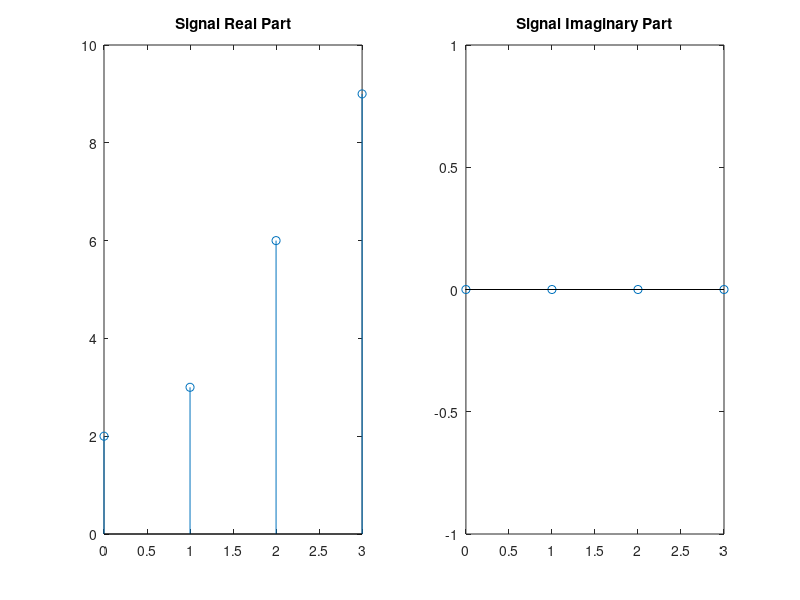
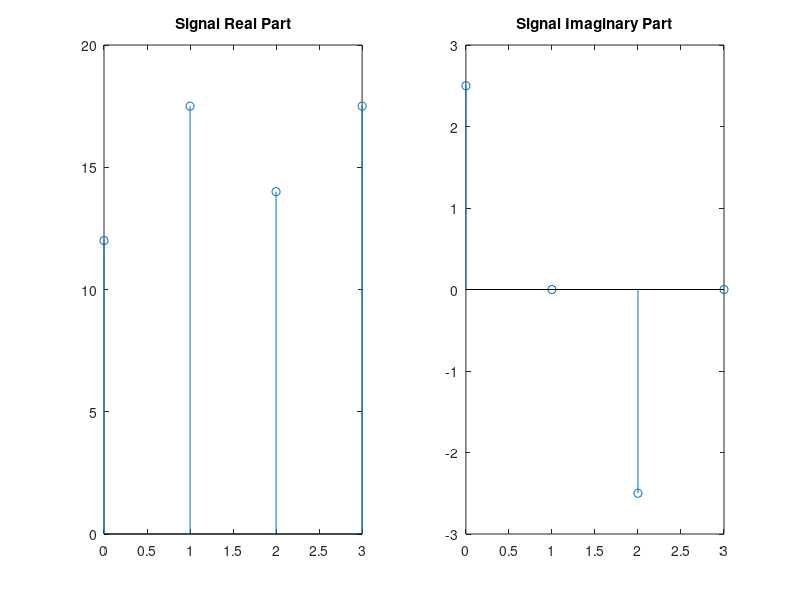
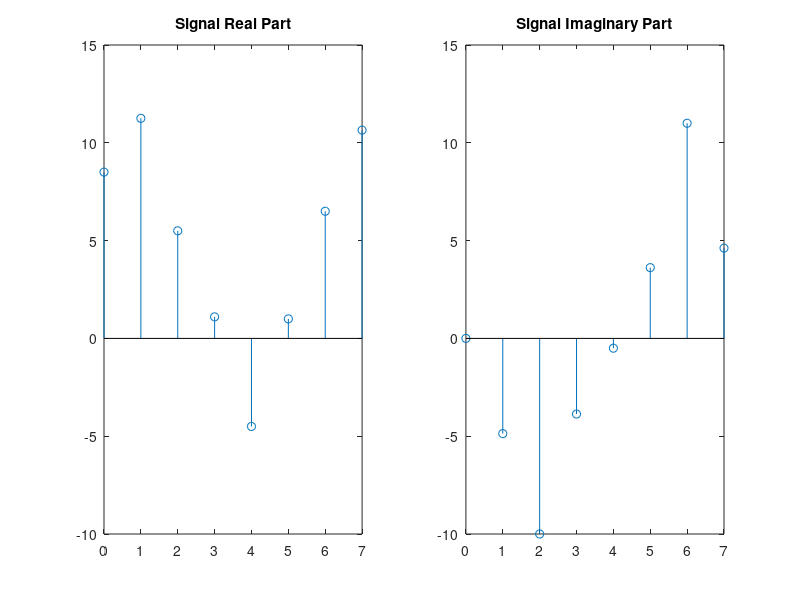

Write the MATLAB code that produced these figures, in order.
%https://www.mathworks.com/help/matlab/ref/ifft.html

clc, clear;

% First Signal (Original A)
X = [20 -4+6j -4 -4-6j]; n=[0:3];
figure(1);
x = ifft(X);
subplot(1,2,1),stem(n,real(x)), title("Signal Real Part")
subplot(1,2,2), stem(n,imag(x)), title("Signal Imaginary Part")

% Second Signal (Original B)
X = [61 -2+5j -9 -2+5j];
figure(2);
x = ifft(X);
subplot(1,2,1),stem(n,real(x)), title("Signal Real Part")
subplot(1,2,2), stem(n,imag(x)), title("Signal Imaginary Part")

% Third Signal (Original C)
X = [40 -6+j -10-2j 8-j -8+j -10+2j -6-j 60]; n = [0:7];
figure(3);
x = ifft(X);
subplot(1,2,1),stem(n,real(x)), title("Signal Real Part")
subplot(1,2,2), stem(n,imag(x)), title("Signal Imaginary Part")












